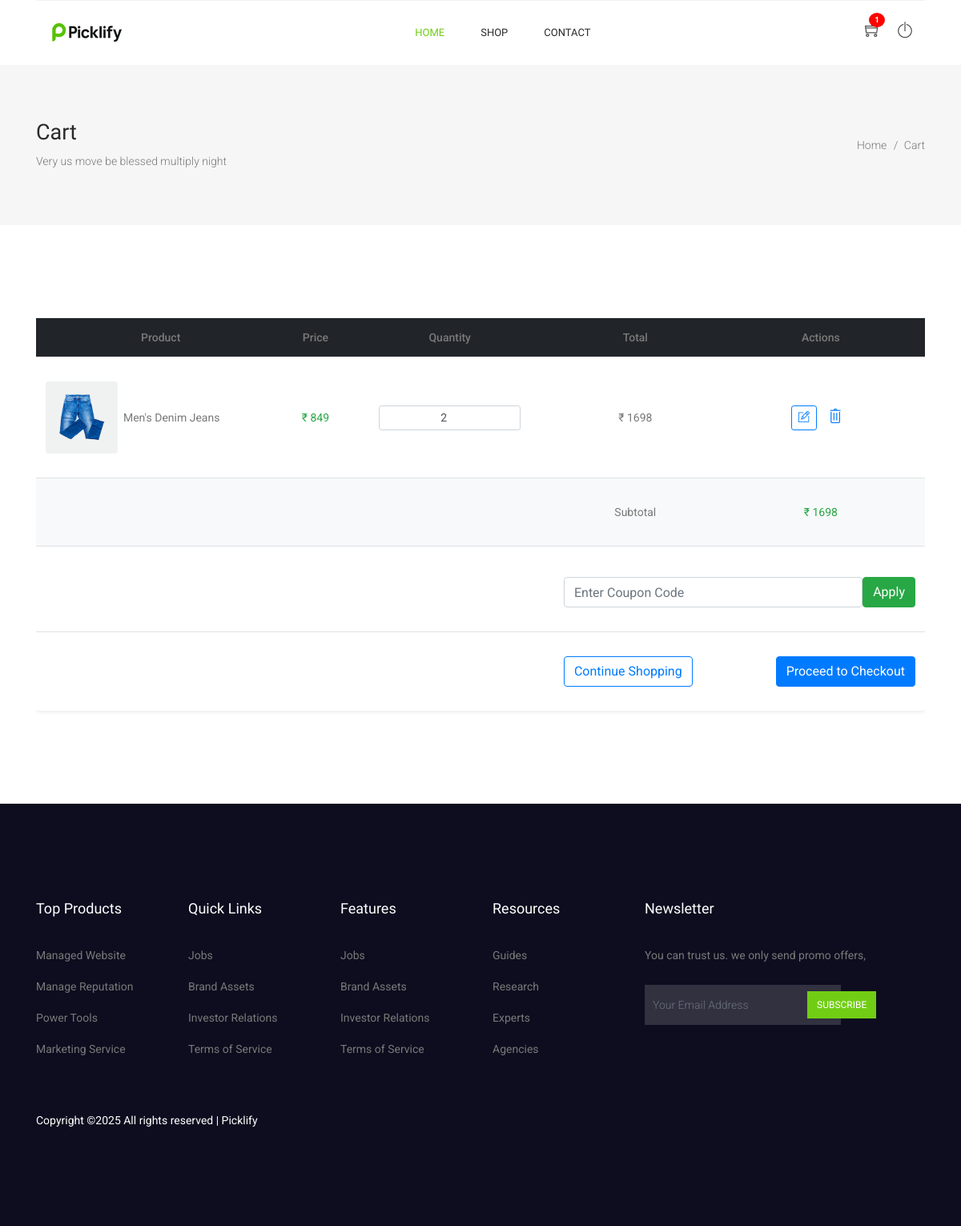
/accounts/cart/ (signed in), run on an earlier commit of the app's database.
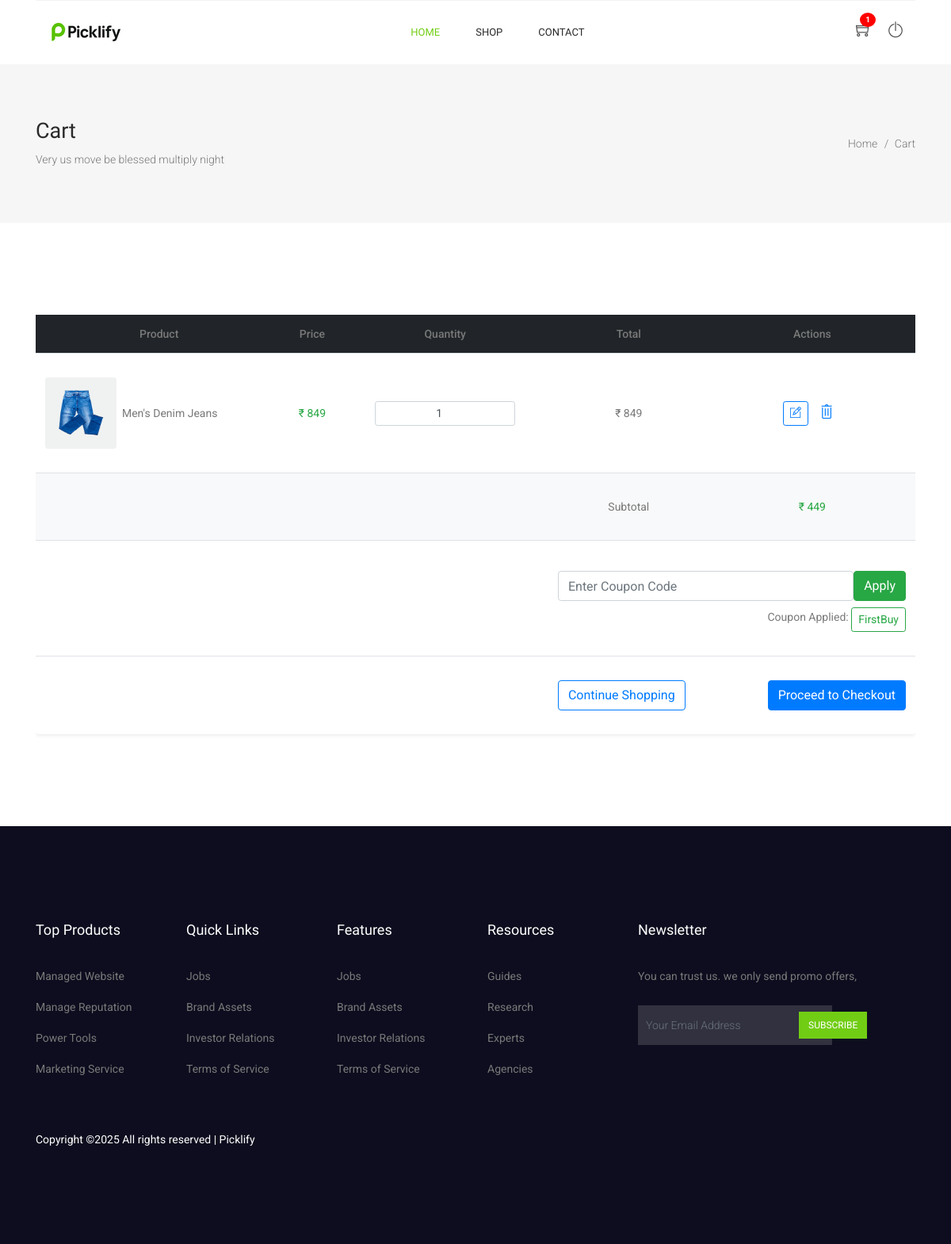
And on a later commit of the database.
### accounts/models.py (models this page shows)
class CartItems(BaseModel):
    cart = models.ForeignKey(Cart , on_delete=models.CASCADE, related_name='cart_items')
    product = models.ForeignKey(Product, on_delete=models.SET_NULL, null=True, blank=True)
    color_variant = models.ForeignKey(ColorVariant, on_delete=models.SET_NULL, null=True, blank=True)
    size_variant = models.ForeignKey(SizeVariant, on_delete=models.SET_NULL, null=True, blank=True)
    quantity = models.PositiveIntegerField(default=1)
    def get_product_price(self):
        price = [self.product.price]
        if self.color_variant:
            price.append(self.color_variant.price)
        if self.size_variant:
            price.append(self.size_variant.price)
        return sum(price)
    def get_total_price(self):
        return self.get_product_price() * self.quantity

class Cart(BaseModel):
    user = models.ForeignKey(User , on_delete=models.CASCADE, related_name='carts')
    coupon = models.ForeignKey(Coupon, on_delete=models.SET_NULL, null=True, blank=True)
    is_paid = models.BooleanField(default=False)
    def get_cart_total(self):
        total = 0
        for item in self.cart_items.all():
            total += item.get_total_price()
        if self.coupon:
            if self.coupon.minimum_amount < total:
                return total - self.coupon.discount_price
        return total

### products/models.py (models this page shows, shortened)
class Product(BaseModel):
    product_name = models.CharField(max_length=100)
    slug = models.SlugField(unique=True, null=True, blank=True)
    category = models.ForeignKey(Category, on_delete=models.CASCADE, related_name="products")
    price = models.IntegerField()
    product_description = models.TextField()
    color_variant = models.ManyToManyField(ColorVariant, blank=True)
    size_variant = models.ManyToManyField(SizeVariant, blank=True)

class ProductImage(BaseModel):
    product = models.ForeignKey(Product, on_delete=models.CASCADE, related_name="product_images")
    image = models.ImageField(upload_to="product")

class Coupon(BaseModel):
    coupon_code = models.CharField(max_length=10)
    is_expired = models.BooleanField(default=False)
    discount_price = models.IntegerField(default=100)
    minimum_amount = models.IntegerField(default=500)

### accounts/views.py (the view, shortened to what this page needs)
# urls.py: path('cart/', cart, name="cart"),
def cart(request):
    cart = None
    cart_items = []
    if request.user.is_authenticated:
        cart = Cart.objects.filter(user=request.user, is_paid=False).first()
        if cart:
            cart_items = CartItems.objects.filter(cart=cart)
        else:
            messages.warning(request, "Your cart is empty.")
    else:
        messages.warning(request, "Please log in to view your cart.")
    context = {
        'cart': cart,
        'cart_items': cart_items,
        'coupon': cart.coupon if cart else None
    }
    return render(request, 'cart/cart.html', context)

### accounts/models.py (called while the page is built)
    def get_cart_count(self):
        count = CartItems.objects.filter(cart__is_paid=False, cart__user=self.user).count()
        return count

### templates/cart/cart.html (shortened to what the changed rows need)
{% extends 'base/base.html' %}
{% load static %}
{% block content %}
<section class="banner_area">
  <div class="banner_inner d-flex align-items-center">
    <div class="container">
      <div class="banner_content d-md-flex justify-content-between align-items-center">
        <div class="mb-3 mb-md-0">
          <h2>Cart</h2>
        </div>
      </div>
    </div>
  </div>
</section>
<section class="cart_area">
  <div class="container">
    <div class="cart_inner">
      <div class="table-responsive">
        {% if cart and cart_items %}
        <table class="table table-hover align-middle text-center">
          <div class="table-responsive">
            <table class="table table-hover align-middle text-center shadow-sm rounded bg-white">
              <thead class="table-dark">
                <tr>
                  <th scope="col">Product</th>
                  <th scope="col">Price</th>
                  <th scope="col">Quantity</th>
                  <th scope="col">Total</th>
                  <th scope="col">Actions</th>
                </tr>
              </thead>
              <tbody class="table-group-divider">
                {% for item in cart_items %}
                <form method="POST" action="{% url 'update_cart' %}">
                  <tr class="align-middle">
                    <td>
                      <div class="d-flex align-items-center gap-3">
                        <img src="{{ item.product.product_images.first.image.url }}" alt="{{ item.product.product_name }}" class="img-fluid rounded" style="width: 90px; height: 90px; object-fit: cover;">&nbsp;&nbsp;
                        <div class="text-start">
                          <p class="mb-0 fw-semibold">{{ item.product.product_name }}</p>
                        </div>
                      </div>
                    </td>
                    <td>
                      <span class="fw-bold text-success">₹ {{ item.get_product_price }}</span>
                    </td>
                    <td>
                      <div class="input-group input-group-sm w-75 mx-auto">
                        <input type="number" class="form-control text-center" name="quantity" value="{{ item.quantity }}" min="1">
                      </div>
                    </td>
                    <td>
                      <span class="fw-bold">₹ {{ item.get_total_price }}</span>
                    </td>
                    <td>
                      <button type="submit" name="update" class="btn btn-sm btn-outline-primary me-1">
                        <i class="ti-pencil-alt"></i>
                      </button>
                      <a href="{% url 'remove_from_cart' item.uid %}" class="btn btn-sm">
                        <i class="ti-trash icon-large"></i>
                      </a>
                    </td>
                  </tr>
                </form>
                {% endfor %}
                <tr class="border-top bg-light">
                  <td colspan="3"></td>
                  <td class="fw-semibold">Subtotal</td>
                  <td class="fw-bold text-success">₹ {{ cart.get_cart_total }}</td>
                </tr>
                <tr>
                  <td colspan="3"></td>
                  <td colspan="2">
                    <form method="POST" action="" class="d-flex justify-content-end align-items-center gap-2 mt-2">
                      <input type="text" name="coupon" class="form-control" placeholder="Enter Coupon Code">
                      <button type="submit" class="btn btn-success">Apply</button>
                    </form>
                    {% if cart.coupon %}
                    <div class="mt-2 d-flex justify-content-end">
                      <span class="me-2">Coupon Applied:</span>&nbsp;
                      <a href="{% url 'remove_coupon' cart.uid %}" class="btn btn-sm btn-outline-success">{{ cart.coupon.coupon_code }}</a>
                    </div>
                    {% endif %}
                  </td>
                </tr>
                <tr>
                  <td colspan="3"></td>
                  <td colspan="2">
                    <div class="d-flex justify-content-between">
                      <a class="btn btn-outline-primary" href="{% url 'index' %}">Continue Shopping</a>
                      <a class="btn btn-primary" href="{% url "checkout" %}">Proceed to Checkout</a>
                    </div>
                  </td>
                </tr>
          </tbody>
        </table>
        {% else %}
          <div class="text-center mt-4">
            <h5>Your cart is empty.</h5>
            <a class="btn btn-outline-primary mt-3" href="{% url 'index' %}">Continue Shopping</a>
          </div>
        {% endif %}
      </div>
    </div>
  </div>
</section>
{% endblock %}

What changed in the data, as far as the page shows it:
changed CartItems "Men's Denim Jeans": quantity "2" → "1"; get_total_price "1698" → "849"
changed Cart: get_cart_total "1698" → "449"; coupon.coupon_code (not shown) → "FirstBuy"
Also different on the page:
text now shown: "Coupon Applied:"
